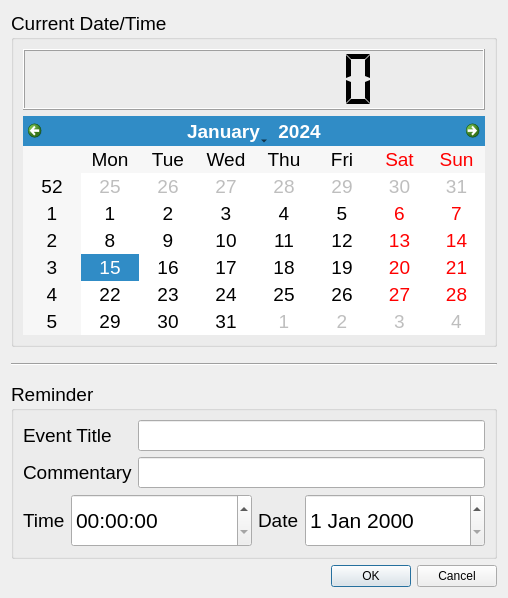
<?xml version="1.0" encoding="UTF-8"?>
<ui version="4.0">
 <class>Dialog</class>
 <widget class="QDialog" name="Dialog">
  <property name="geometry">
   <rect>
    <x>0</x>
    <y>0</y>
    <width>508</width>
    <height>598</height>
   </rect>
  </property>
  <property name="windowTitle">
   <string>Dialog</string>
  </property>
  <layout class="QVBoxLayout" name="verticalLayout_4">
   <item>
    <layout class="QVBoxLayout" name="verticalLayout_3">
     <item>
      <widget class="QGroupBox" name="groupBox">
       <property name="sizePolicy">
        <sizepolicy hsizetype="Expanding" vsizetype="Expanding">
         <horstretch>0</horstretch>
         <verstretch>0</verstretch>
        </sizepolicy>
       </property>
       <property name="font">
        <font>
         <pointsize>14</pointsize>
        </font>
       </property>
       <property name="title">
        <string>Current Date/Time</string>
       </property>
       <layout class="QVBoxLayout" name="verticalLayout">
        <item>
         <widget class="QLCDNumber" name="lcdNumber">
          <property name="sizePolicy">
           <sizepolicy hsizetype="Expanding" vsizetype="Minimum">
            <horstretch>0</horstretch>
            <verstretch>0</verstretch>
           </sizepolicy>
          </property>
          <property name="minimumSize">
           <size>
            <width>0</width>
            <height>61</height>
           </size>
          </property>
          <property name="smallDecimalPoint">
           <bool>false</bool>
          </property>
          <property name="digitCount">
           <number>8</number>
          </property>
          <property name="segmentStyle">
           <enum>QLCDNumber::Flat</enum>
          </property>
         </widget>
        </item>
        <item>
         <widget class="QCalendarWidget" name="calendarWidget">
          <property name="sizePolicy">
           <sizepolicy hsizetype="Expanding" vsizetype="Expanding">
            <horstretch>0</horstretch>
            <verstretch>0</verstretch>
           </sizepolicy>
          </property>
         </widget>
        </item>
       </layout>
      </widget>
     </item>
     <item>
      <spacer name="verticalSpacer">
       <property name="orientation">
        <enum>Qt::Vertical</enum>
       </property>
       <property name="sizeType">
        <enum>QSizePolicy::Fixed</enum>
       </property>
       <property name="sizeHint" stdset="0">
        <size>
         <width>10</width>
         <height>10</height>
        </size>
       </property>
      </spacer>
     </item>
     <item>
      <widget class="Line" name="line">
       <property name="orientation">
        <enum>Qt::Horizontal</enum>
       </property>
      </widget>
     </item>
     <item>
      <spacer name="verticalSpacer_2">
       <property name="orientation">
        <enum>Qt::Vertical</enum>
       </property>
       <property name="sizeType">
        <enum>QSizePolicy::Fixed</enum>
       </property>
       <property name="sizeHint" stdset="0">
        <size>
         <width>10</width>
         <height>10</height>
        </size>
       </property>
      </spacer>
     </item>
     <item>
      <widget class="QGroupBox" name="groupBox_2">
       <property name="sizePolicy">
        <sizepolicy hsizetype="Expanding" vsizetype="Expanding">
         <horstretch>0</horstretch>
         <verstretch>0</verstretch>
        </sizepolicy>
       </property>
       <property name="font">
        <font>
         <pointsize>14</pointsize>
        </font>
       </property>
       <property name="title">
        <string>Reminder</string>
       </property>
       <layout class="QVBoxLayout" name="verticalLayout_2">
        <item>
         <layout class="QGridLayout" name="gridLayout">
          <item row="0" column="0">
           <widget class="QLabel" name="label_2">
            <property name="font">
             <font>
              <pointsize>14</pointsize>
             </font>
            </property>
            <property name="text">
             <string>Event Title</string>
            </property>
           </widget>
          </item>
          <item row="0" column="1">
           <widget class="QLineEdit" name="title">
            <property name="sizePolicy">
             <sizepolicy hsizetype="Expanding" vsizetype="Preferred">
              <horstretch>0</horstretch>
              <verstretch>0</verstretch>
             </sizepolicy>
            </property>
            <property name="font">
             <font>
              <pointsize>14</pointsize>
             </font>
            </property>
            <property name="text">
             <string/>
            </property>
           </widget>
          </item>
          <item row="1" column="0">
           <widget class="QLabel" name="label_4">
            <property name="font">
             <font>
              <pointsize>14</pointsize>
             </font>
            </property>
            <property name="text">
             <string>Commentary</string>
            </property>
           </widget>
          </item>
          <item row="1" column="1">
           <widget class="QLineEdit" name="comment">
            <property name="sizePolicy">
             <sizepolicy hsizetype="Expanding" vsizetype="Preferred">
              <horstretch>0</horstretch>
              <verstretch>0</verstretch>
             </sizepolicy>
            </property>
            <property name="font">
             <font>
              <pointsize>14</pointsize>
             </font>
            </property>
            <property name="text">
             <string/>
            </property>
           </widget>
          </item>
         </layout>
        </item>
        <item>
         <layout class="QHBoxLayout" name="horizontalLayout">
          <item>
           <widget class="QLabel" name="label">
            <property name="font">
             <font>
              <pointsize>14</pointsize>
             </font>
            </property>
            <property name="text">
             <string>Time</string>
            </property>
           </widget>
          </item>
          <item>
           <widget class="QTimeEdit" name="timeEdit">
            <property name="sizePolicy">
             <sizepolicy hsizetype="Expanding" vsizetype="Preferred">
              <horstretch>0</horstretch>
              <verstretch>0</verstretch>
             </sizepolicy>
            </property>
            <property name="font">
             <font>
              <pointsize>16</pointsize>
             </font>
            </property>
           </widget>
          </item>
          <item>
           <widget class="QLabel" name="label_3">
            <property name="font">
             <font>
              <pointsize>14</pointsize>
             </font>
            </property>
            <property name="text">
             <string>Date</string>
            </property>
           </widget>
          </item>
          <item>
           <widget class="QDateEdit" name="dateEdit">
            <property name="sizePolicy">
             <sizepolicy hsizetype="Expanding" vsizetype="Preferred">
              <horstretch>0</horstretch>
              <verstretch>0</verstretch>
             </sizepolicy>
            </property>
            <property name="font">
             <font>
              <pointsize>16</pointsize>
             </font>
            </property>
           </widget>
          </item>
         </layout>
        </item>
       </layout>
      </widget>
     </item>
    </layout>
   </item>
   <item>
    <widget class="QDialogButtonBox" name="buttonBox">
     <property name="orientation">
      <enum>Qt::Horizontal</enum>
     </property>
     <property name="standardButtons">
      <set>QDialogButtonBox::Cancel|QDialogButtonBox::Ok</set>
     </property>
    </widget>
   </item>
  </layout>
 </widget>
 <resources/>
 <connections>
  <connection>
   <sender>buttonBox</sender>
   <signal>accepted()</signal>
   <receiver>Dialog</receiver>
   <slot>accept()</slot>
   <hints>
    <hint type="sourcelabel">
     <x>248</x>
     <y>254</y>
    </hint>
    <hint type="destinationlabel">
     <x>157</x>
     <y>274</y>
    </hint>
   </hints>
  </connection>
  <connection>
   <sender>buttonBox</sender>
   <signal>rejected()</signal>
   <receiver>Dialog</receiver>
   <slot>reject()</slot>
   <hints>
    <hint type="sourcelabel">
     <x>316</x>
     <y>260</y>
    </hint>
    <hint type="destinationlabel">
     <x>286</x>
     <y>274</y>
    </hint>
   </hints>
  </connection>
 </connections>
</ui>
